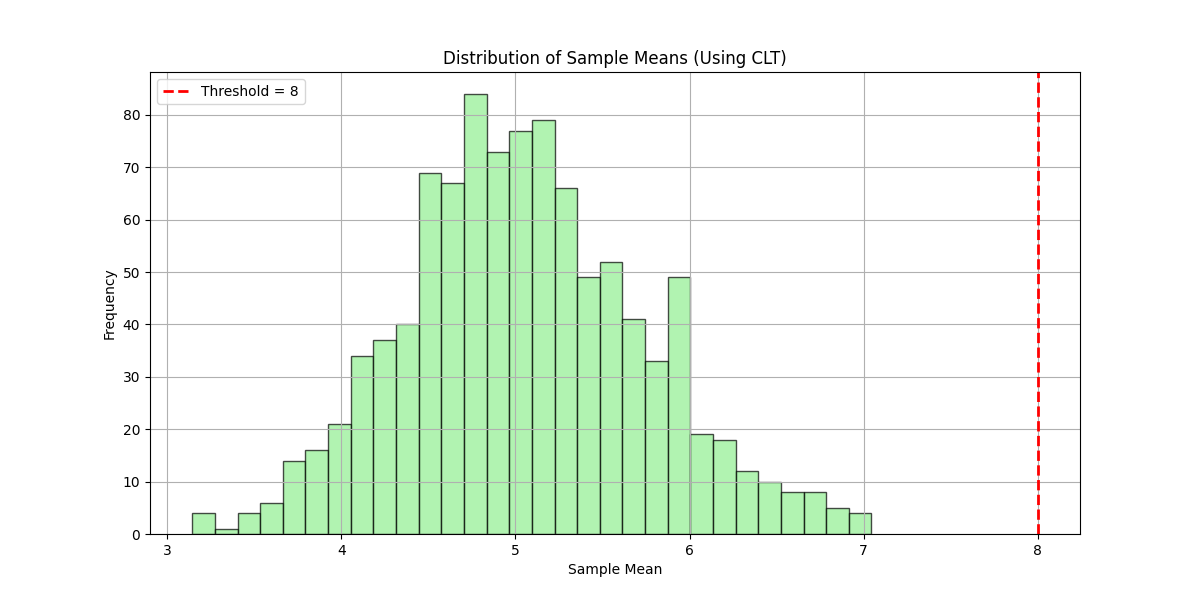

Write the Python code that produced this figure.
import numpy as np
import matplotlib.pyplot as plt
from scipy import stats

# Step 1: Generate a non-normal population distribution (Exponential)
population = np.random.exponential(scale=5, size=10000)

# Population mean and standard deviation
pop_mean = np.mean(population)
pop_std = np.std(population)

print(f"Population mean: {pop_mean:.2f}, Population std deviation: {pop_std:.2f}")

# Step 2: Define sample size and take multiple samples to calculate sample means
sample_size = 50
num_samples = 1000
sample_means = []

for _ in range(num_samples):
    sample = np.random.choice(population, size=sample_size, replace=True)
    sample_means.append(np.mean(sample))

# Step 3: Calculate the mean and standard deviation of the sample means
sample_mean = np.mean(sample_means)
sample_std = np.std(sample_means)

print(f"Sample means distribution mean: {sample_mean:.2f}, Sample means std deviation: {sample_std:.2f}")

# Step 4: Use CLT to approximate the probability of the sample mean being above a threshold (e.g., 8)
threshold = 8
z_score = (threshold - sample_mean) / (sample_std / np.sqrt(sample_size))  # Calculate Z-score
probability_above_threshold = 1 - stats.norm.cdf(z_score)  # Use normal CDF to calculate the probability

print(f"Z-score: {z_score:.2f}")
print(f"Probability that the sample mean is above {threshold}: {probability_above_threshold:.4f}")

# Step 5: Visualize the distribution of the sample means
plt.figure(figsize=(12, 6))
plt.hist(sample_means, bins=30, edgecolor='black', alpha=0.7, color='lightgreen')
plt.axvline(threshold, color='red', linestyle='dashed', linewidth=2, label=f'Threshold = {threshold}')
plt.title('Distribution of Sample Means (Using CLT)')
plt.xlabel('Sample Mean')
plt.ylabel('Frequency')
plt.legend()
plt.grid(True)
plt.show()

""""
Explanation:
-Population: We generate a population using an exponential distribution to ensure it's not normally distributed.
-Sample Means: We draw random samples of size 50 and calculate their means.
-Normal Approximation (CLT): Using the sample means' distribution, we calculate the Z-score to find the probability that the sample mean is greater than 8.
-Probability Calculation: Using the Z-score and the standard normal distribution, we compute the probability of the sample mean exceeding the threshold.

Output:
-Z-Score tells us how many standard deviations the threshold is away from the sample mean.
-The Probability value represents the likelihood that a random sample of size 50 will have a mean spending greater than $8, based on the CLT.

Visualization:
-The histogram of sample means will demonstrate how the distribution of means becomes approximately normal, even though the original population was skewed.
"""
